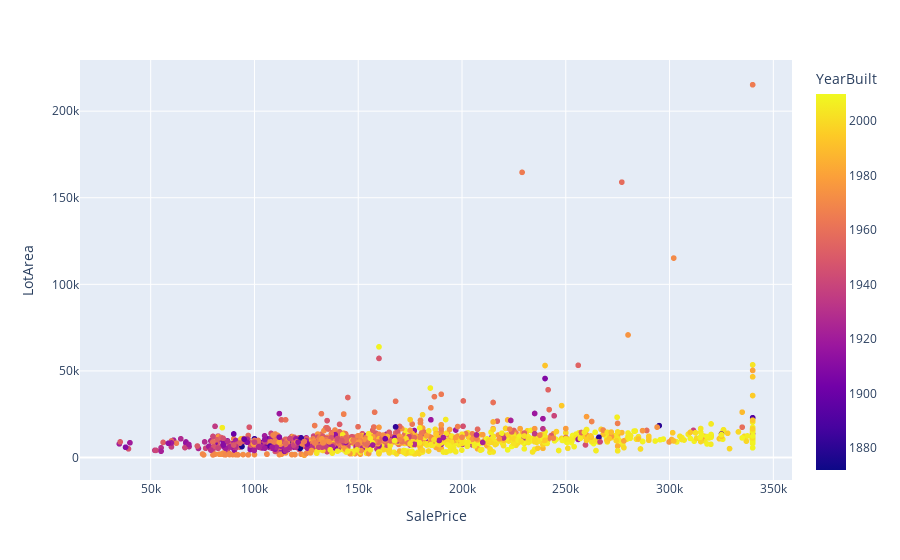

Here is the notebook cell this chart was saved with:
### Code cell
px.scatter(data_frame=train,x='SalePrice',y='LotArea',color='YearBuilt',hover_data=['YrSold'])

### Figure 1 — Plotly figure (JSON) as saved in the notebook; plotly's stock layout.template omitted (floating-point values rounded to 4 significant figures; data arrays with more than 128 entries replaced by an {"elided": "..."} marker saying what was removed)
{"data": [{"customdata": {"elided": "1460x1 int values"}, "hovertemplate": "SalePrice=%{x}<br>LotArea=%{y}<br>YrSold=%{customdata[0]}<br>YearBuilt=%{marker.color}<extra></extra>", "legendgroup": "", "marker": {"color": {"elided": "1460 int values"}, "coloraxis": "coloraxis", "symbol": "circle"}, "mode": "markers", "name": "", "showlegend": false, "type": "scattergl", "x": {"elided": "1460 float values"}, "xaxis": "x", "y": {"elided": "1460 int values"}, "yaxis": "y"}], "layout": {"autosize": true, "coloraxis": {"colorbar": {"title": {"text": "YearBuilt"}}, "colorscale": [[0, "#0d0887"], [0.1111, "#46039f"], [0.2222, "#7201a8"], [0.3333, "#9c179e"], [0.4444, "#bd3786"], [0.5556, "#d8576b"], [0.6667, "#ed7953"], [0.7778, "#fb9f3a"], [0.8889, "#fdca26"], [1, "#f0f921"]]}, "legend": {"tracegroupgap": 0}, "margin": {"t": 60}, "xaxis": {"anchor": "y", "autorange": true, "domain": [0, 1], "range": [16380.0, 358600.0], "title": {"text": "SalePrice"}, "type": "linear"}, "yaxis": {"anchor": "x", "autorange": true, "domain": [0, 1], "range": [-15270.0, 231800.0], "title": {"text": "LotArea"}, "type": "linear"}}}
